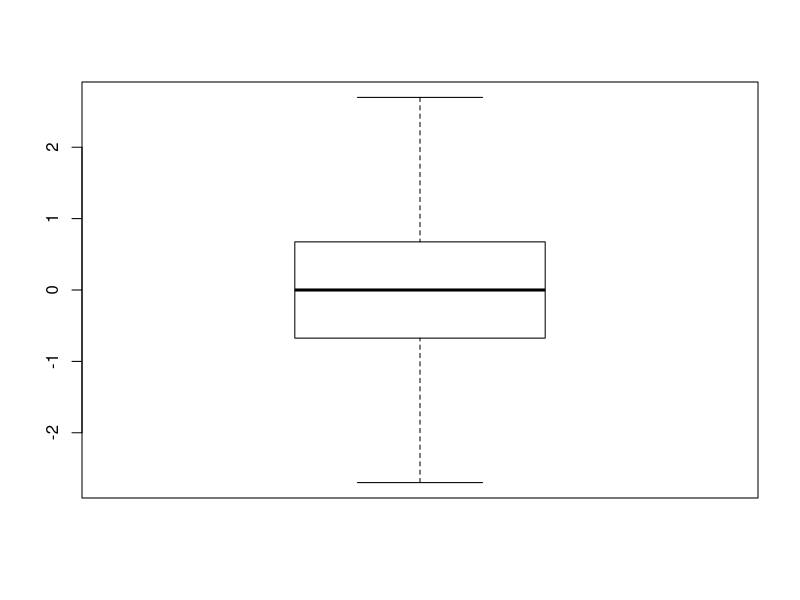
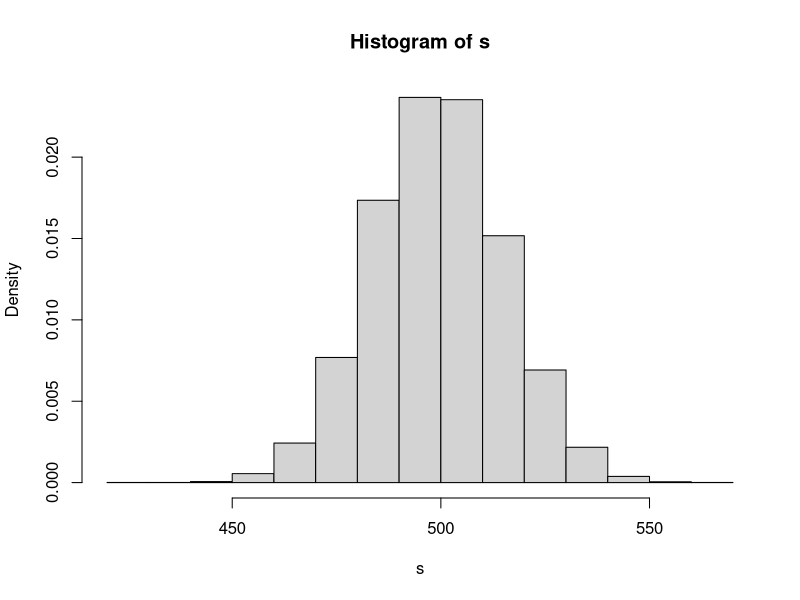
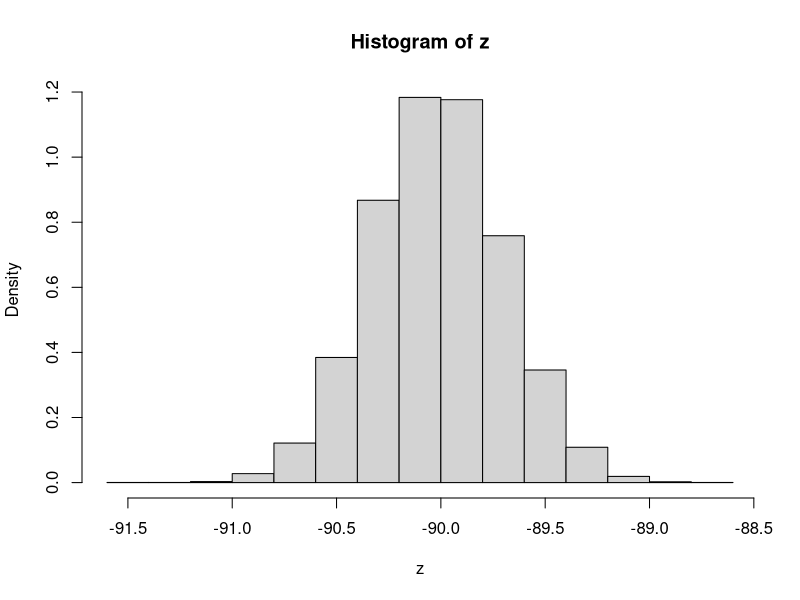
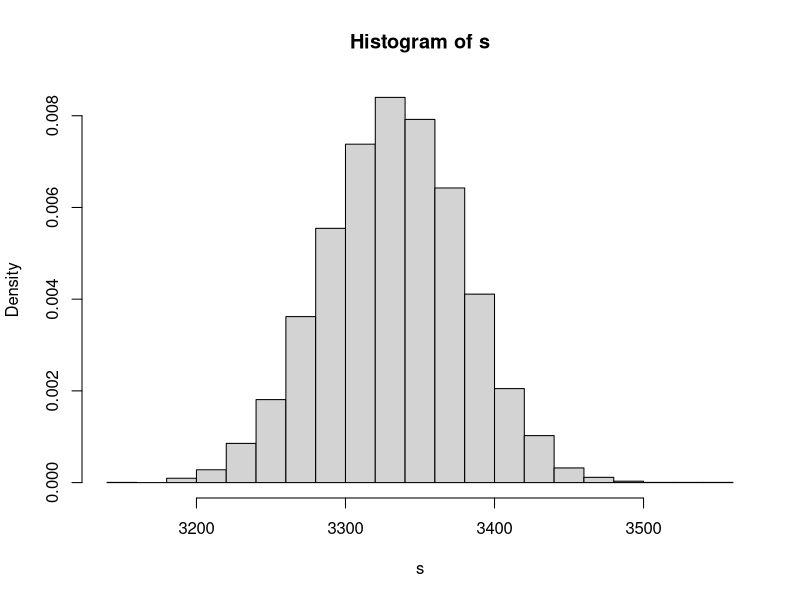
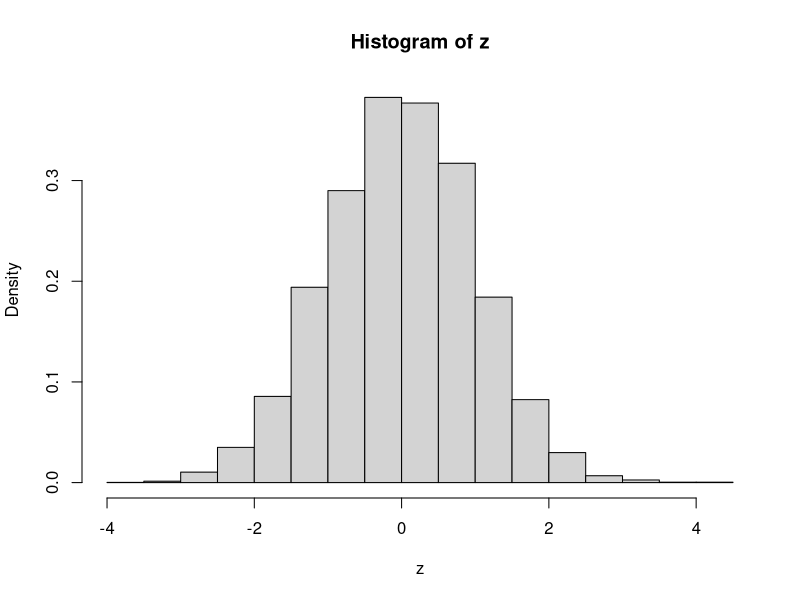
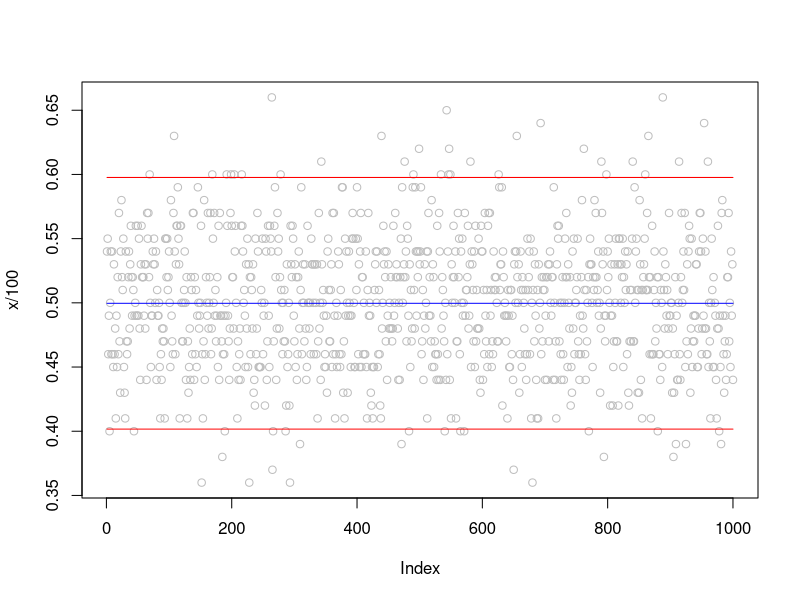
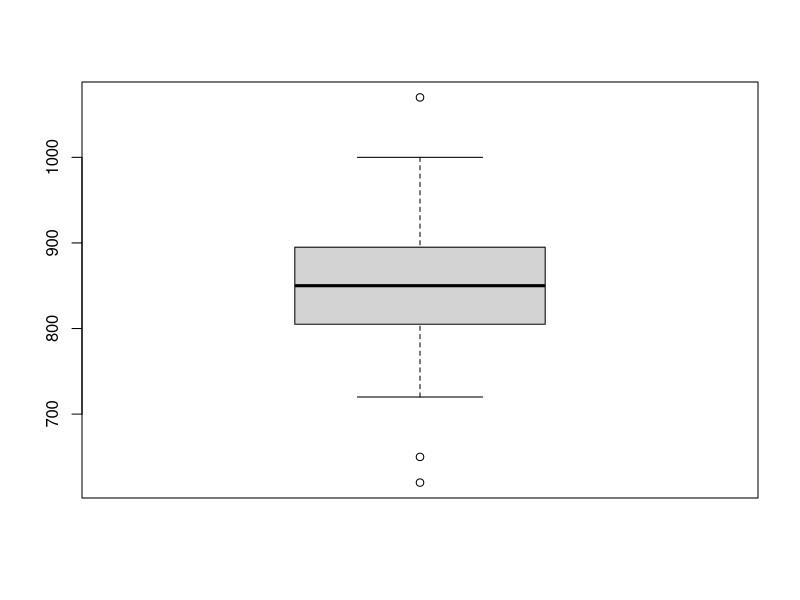

Recreate these plots in R, in order.
#week8
#Central limit theorem. Law of large numbers.
qnorm(1-0.05/2)

#Data analysis, variances
 #Graphical:
 #boxplot - graphically find outliers
 q1=qnorm(0.25)
 q2=qnorm(0.5)
 q3=qnorm(0.75)
 lower = q1-1.5*(q3-q1)
 upper = q3+1.5*(q3-q1)
 tmp.list = list(stats=rbind(lower, q1, q2, q3, upper), out=numeric(0), group=numeric(0), names='')
 bxp(tmp.list)
 #quantile with p = 1/2 - median. 
 #upper box 75%. lower box 25%. 
 #outside boxes - outliers.
 

#Measurement errors
#Confidence Intervals (CI), etc.

#Other distributions:
 #Chi-square, t, F
 

 
#Exercises
 
#task1
 s=rbinom(n=10000,size=1000, prob=1/2)
 s
 z=(s-10000*1/2)/sqrt(10000*1/2*1/2)
 z
 hist(s, prob=T)
 hist(z, prob=T)
 #p=1/3
 s=rbinom(n=10000,size=10000, prob=1/3)
 s
 z=(s-10000*1/3)/sqrt(10000*1/3*2/3)
 z
 hist(s, prob=T)
 hist(z, prob=T)
 
 
 
#24.11.2017
#task1 from week8
 x=rbinom(1000,100, 1/2)
 #n - number of trials
 #size - number of observations on each trial
 p_hat = mean(x)/100
 p_hat
 y=p_hat
 #formula CI - (8), week8
 
 z_star = qnorm(1-0.05/2)
 #standard error
 SE=sqrt(p_hat*(1-p_hat)/100)
 SE
 low_CI = p_hat-z_star*SE
 z=low_CI
 low_CI
 high_CI = p_hat+z_star*SE
 h=high_CI
 high_CI
 plot(x/100, type="p", col="gray")
 lines(rep(p_hat, 1000), type="l", col="blue")
 lines(rep(low_CI,1000), type="l", col="red")
 lines(rep(high_CI,1000), type="l", col="red")
 
 
#task3
 #6 measurements of temperature
 x=c(102.5,101.7,103.1,100.9,100.5,102.2)
 sigma=1.2
 #95% conf int is?
 x_hat= (102.5+101.7+103.1+100.9+100.5+102.2)/6
 x_hat=mean(x)
 z_s = qnorm(1-0.05/2)
 z_s
 CI_low = x_hat-z_s*sigma/sqrt(6)
 CI_low
 CI_high = x_hat+z_s*sigma/sqrt(6)
 CI_high
 c(CI_low, CI_high)
 #outliners are
 outL=x[which(x<CI_low | x>CI_high)]
 outL
 
#task4 Michaelson-Morley
 #no sigma, therefore formula 12, week8, and we'll use t-distr
 qnorm(1-0.05/2)
 qt(1-0.05/2, 100 )
 qt(1-0.05/2, 1000 )
 #large numbers, t becomes normal distr
 ?morley
 #experiment for measuring the speed of light
 #CI
 x=morley[,3]
 #s=n-1
 s=sd(x)
 s
 length(morley[,3])
 tstar=qt(1-0.05/2,length(morley[,3]))
 m=mean(morley[,3])
 #95% CI
 lowCI=m-tstar*s/sqrt(100)
 hiCI=m+tstar*s/sqrt(100)
 c(lowCI, hiCI)
 outL=x[which(x<lowCI | x>hiCI)]
 outL
 length(outL)
 #99.7 CI
 tstar=qt(1-0.003/2,length(morley[,3]))
 lowCI=m-tstar*s/sqrt(100)
 hiCI=m+tstar*s/sqrt(100)
 c(lowCI, hiCI)
 outL=x[which(x<lowCI | x>hiCI)]
 outL
 length(outL)
 boxplot(x)
 
 
 